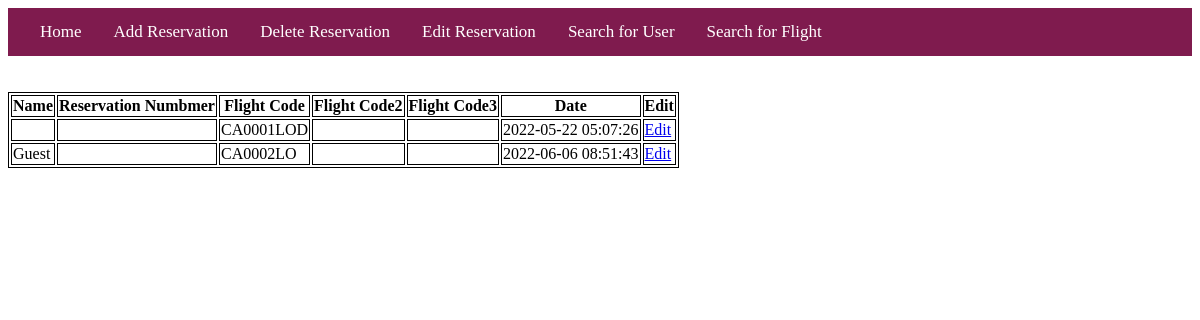
The app's page /csupdate.php, older data.
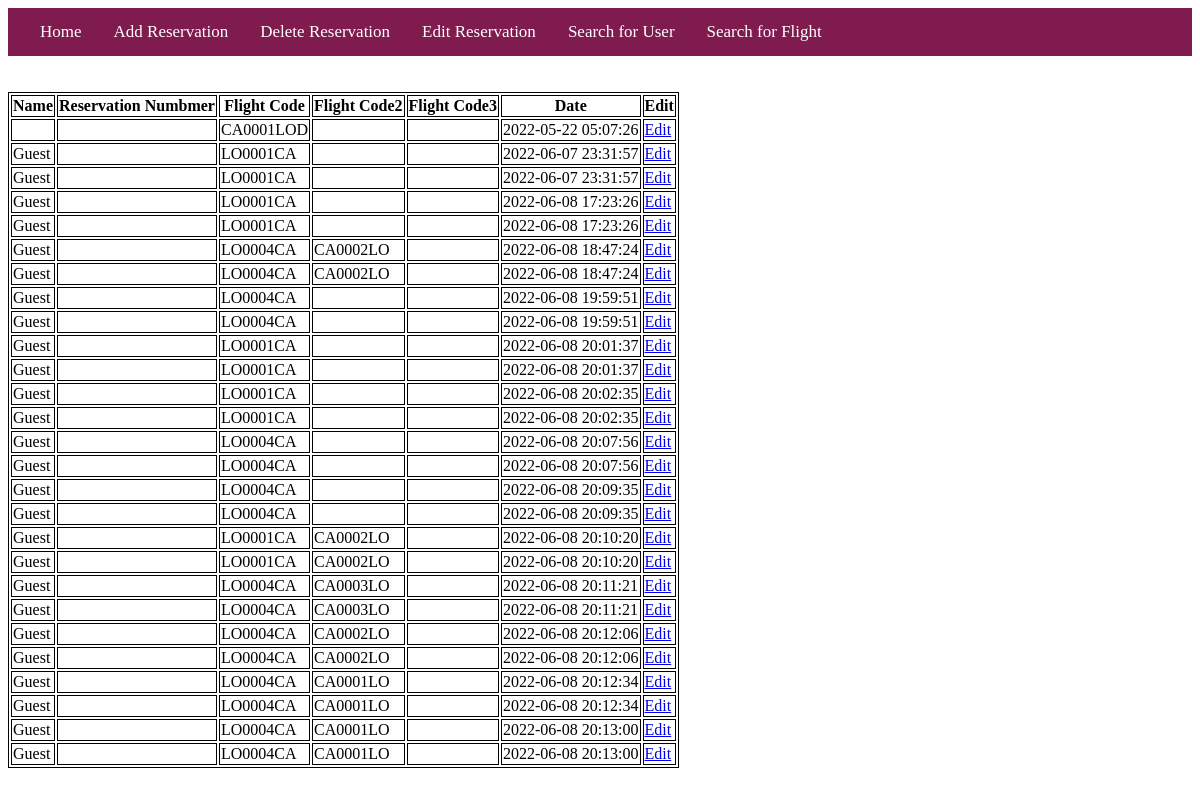
The same page, newer data.
### tables this page shows
CREATE TABLE `reservations` (
  `name` varchar(200) NOT NULL,
  `rev_num` varchar(25) NOT NULL,
  `f_code` varchar(15) NOT NULL,
  `f_code2` varchar(15) NOT NULL,
  `f_code3` varchar(15) NOT NULL,
  `rate` int(1) DEFAULT NULL,
  `comment` varchar(250) DEFAULT NULL,
  `cancel` tinyint(1) DEFAULT NULL,
  `date` datetime NOT NULL DEFAULT current_timestamp(),
  `Price` int(20) DEFAULT NULL
);

### csupdate.php (the view, shortened to what this page needs)
<?php
 include "csmenu.php";
 $servername = "localhost";
 $username = "root";
 $password = "";
 $dbname = "egway";
 $conn = mysqli_connect($servername, $username, $password, $dbname);
 $query = "SELECT * FROM reservations";
 $result = mysqli_query($conn,$query);
?>
<!DOCTYPE html>
<html>
<head>
</head>
<body>
<table>
<tr>
    <th>Name</th>
	<th>Reservation Numbmer</th>
	<th>Flight Code</th>
    <th>Flight Code2</th>
    <th>Flight Code3</th>
	<th>Date</th>
    <th>Edit</th>
</tr>
<?php
while($row = mysqli_fetch_array($result))
{
?>
<tr class="<?php if(isset($classname)) echo $classname;?>">
<td><?= $row['name']; ?></td>
	<td><?= $row['rev_num']; ?></td>
	<td><?=  $row['f_code']; ?></td>
	<td><?= $row['f_code2']; ?></td>
    <td><?= $row['f_code3']; ?></td>
    <td><?= $row['date']; ?></td>
<td><a href="csupdateaction.php?id=<?php echo $row["id"]; ?>">Edit</a></td>
</tr>
<?php
}
?>
</table>
</body>
</html>

### csmenu.php (shortened to what this page needs)
<html>
	<head>
	</head>
	<body>
		<div class="topnav">
			<?php
					echo"<a href='cshome.php'>Home</a>";
					echo"<a href='csadd.php'>Add Reservation</a>";
					echo"<a href='csdelete.php'>Delete Reservation</a>";
                    echo"<a href='csupdate.php'>Edit Reservation</a>";
                    echo"<a href='cssearchuser.php'>Search for User</a>";
                    echo"<a href='cssearchflight.php'>Search for Flight</a>";
				?>
		</div>
		<br><br>
	</body>
</html>

### csupdate.php (style rules this page uses)
table, th, td { border: 1px solid black; }

### csmenu.php (style rules this page uses)
.topnav { background-color: #7f1b4e; overflow:hidden; color: white; font-size: 17px; padding: 14px 16px; }
.topnav a { float:left; display:block; color: white; text-align: center; padding: 0px 16px; text-decoration: none; font-size: 17px; }

Row changes from the older to the newer data that the page shows:
removed reservations: name "Guest", f_code "CA0002LO", date "2022-06-06 08:51:43"
added reservations: name "Guest", f_code "LO0001CA", date "2022-06-07 23:31:57"
added reservations: name "Guest", f_code "LO0001CA", date "2022-06-07 23:31:57"
added reservations: name "Guest", f_code "LO0001CA", date "2022-06-08 17:23:26"
added reservations: name "Guest", f_code "LO0001CA", date "2022-06-08 17:23:26"
added reservations: name "Guest", f_code "LO0004CA", f_code2 "CA0002LO", date "2022-06-08 18:47:24"
added reservations: name "Guest", f_code "LO0004CA", f_code2 "CA0002LO", date "2022-06-08 18:47:24"
added reservations: name "Guest", f_code "LO0004CA", date "2022-06-08 19:59:51"
added reservations: name "Guest", f_code "LO0004CA", date "2022-06-08 19:59:51"
added reservations: name "Guest", f_code "LO0001CA", date "2022-06-08 20:01:37"
added reservations: name "Guest", f_code "LO0001CA", date "2022-06-08 20:01:37"
added reservations: name "Guest", f_code "LO0001CA", date "2022-06-08 20:02:35"
added reservations: name "Guest", f_code "LO0001CA", date "2022-06-08 20:02:35"
added reservations: name "Guest", f_code "LO0004CA", date "2022-06-08 20:07:56"
added reservations: name "Guest", f_code "LO0004CA", date "2022-06-08 20:07:56"
added reservations: name "Guest", f_code "LO0004CA", date "2022-06-08 20:09:35"
added reservations: name "Guest", f_code "LO0004CA", date "2022-06-08 20:09:35"
added reservations: name "Guest", f_code "LO0001CA", f_code2 "CA0002LO", date "2022-06-08 20:10:20"
added reservations: name "Guest", f_code "LO0001CA", f_code2 "CA0002LO", date "2022-06-08 20:10:20"
added reservations: name "Guest", f_code "LO0004CA", f_code2 "CA0003LO", date "2022-06-08 20:11:21"
added reservations: name "Guest", f_code "LO0004CA", f_code2 "CA0003LO", date "2022-06-08 20:11:21"
added reservations: name "Guest", f_code "LO0004CA", f_code2 "CA0002LO", date "2022-06-08 20:12:06"
added reservations: name "Guest", f_code "LO0004CA", f_code2 "CA0002LO", date "2022-06-08 20:12:06"
added reservations: name "Guest", f_code "LO0004CA", f_code2 "CA0001LO", date "2022-06-08 20:12:34"
added reservations: name "Guest", f_code "LO0004CA", f_code2 "CA0001LO", date "2022-06-08 20:12:34"
added reservations: name "Guest", f_code "LO0004CA", f_code2 "CA0001LO", date "2022-06-08 20:13:00"
added reservations: name "Guest", f_code "LO0004CA", f_code2 "CA0001LO", date "2022-06-08 20:13:00"
